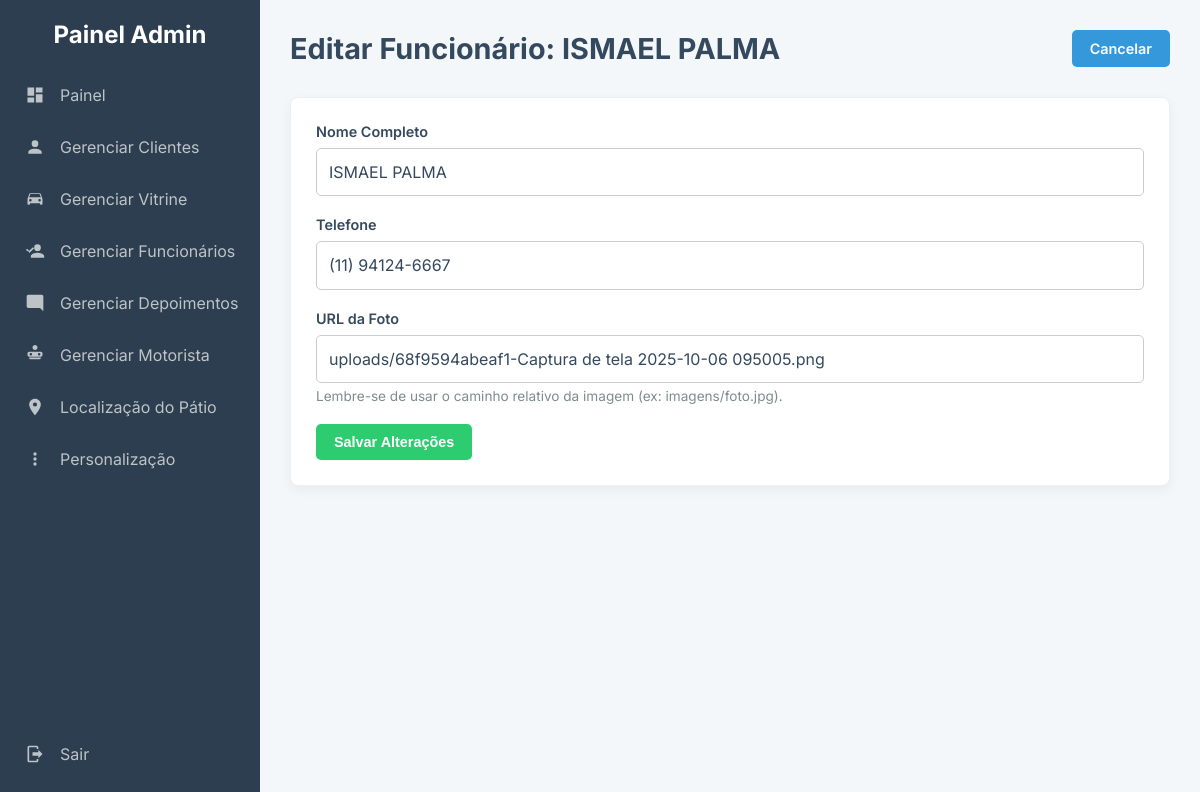
The page /admin/editar_funcionario.php?id=1 (signed in) on the database its author committed.
### tables this page shows
CREATE TABLE `funcionarios` (
  `id` int(11) NOT NULL,
  `nome` varchar(255) NOT NULL,
  `telefone` varchar(50) DEFAULT NULL,
  `foto_url` varchar(255) DEFAULT NULL
);

### admin/editar_funcionario.php (the view, shortened to what this page needs)
<?php
require_once 'db.php';
$id_funcionario = $_GET['id'];
include 'admin_header.php';
$stmt_busca = $conexao->prepare("SELECT * FROM funcionarios WHERE id = ?");
$stmt_busca->bind_param("i", $id_funcionario);
$stmt_busca->execute();
$funcionario = $stmt_busca->get_result()->fetch_assoc();
?>
<head>
</head>
<div class="page-header">
    <h1>Editar Funcionário: <?php echo htmlspecialchars($funcionario['nome']); ?></h1>
    <a href="gerenciar_funcionarios.php" class="btn btn-primary">Cancelar</a>
</div>
<div class="card">
    <form action="editar_funcionario.php?id=<?php echo $id_funcionario; ?>" method="POST">
        <div class="form-group">
            <label for="nome">Nome Completo</label>
            <input type="text" id="nome" name="nome" value="<?php echo htmlspecialchars($funcionario['nome']); ?>" required>
        </div>
        <div class="form-group">
            <label for="telefone">Telefone</label>
            <input type="text" id="telefone" name="telefone" value="<?php echo htmlspecialchars($funcionario['telefone']); ?>" placeholder="(11) 98765-4321">
        </div>
        <div class="form-group">
            <label for="foto_url">URL da Foto</label>
            <input type="text" id="foto_url" name="foto_url" value="<?php echo htmlspecialchars($funcionario['foto_url']); ?>" placeholder="imagens/nome-do-arquivo.jpg">
            <small>Lembre-se de usar o caminho relativo da imagem (ex: imagens/foto.jpg).</small>
        </div>
        <button type="submit" class="btn btn-success">Salvar Alterações</button>
    </form>
</div>
<?php include 'admin_footer.php'; ?>

### admin/css/admin_style.css (style rules this page uses)
:root { --sidebar-bg: #2c3e50; --content-bg: #f4f7f9; --card-bg: #ffffff; --primary-color: #3498db; --success-color: #2ecc71; --danger-color: #e74c3c; --warning-color: #f39c12; --text-primary: #34495e; --text-secondary: #7f8c8d; --border-color: #ecf0f1; }
* { box-sizing: border-box; margin: 0; padding: 0; }
body { font-family: 'Inter', sans-serif; background-color: var(--content-bg); color: var(--text-primary); font-size: 16px; }
.card { background-color: var(--card-bg); padding: 25px; border-radius: 8px; box-shadow: 0 4px 12px rgba(0,0,0,0.05); border: 1px solid var(--border-color); margin-bottom: 30px; }
.page-header { display: flex; justify-content: space-between; align-items: center; margin-bottom: 30px; flex-wrap: wrap; gap: 15px; }
.page-header h1 { font-size: 1.8em; color: var(--text-primary); margin: 0; }
.btn { padding: 10px 18px; border: none; border-radius: 5px; font-size: 0.9em; font-weight: 600; text-decoration: none; cursor: pointer; color: #fff; display: inline-block; text-align: center; transition: background-color 0.2s, transform 0.1s; white-space: nowrap; }
.btn-primary { background-color: var(--primary-color); }
.btn-success { background-color: var(--success-color); }
.form-group { margin-bottom: 20px; }
.form-group label { display: block; font-weight: 600; margin-bottom: 8px; font-size: 0.9em; color: var(--text-primary); }
.form-group input[type="text"], .form-group input[type="password"], .form-group input[type="email"], .form-group input[type="number"], .form-group input[type="date"], .form-group textarea { width: 100%; padding: 12px; border: 1px solid #ccc; border-radius: 5px; font-size: 1em; font-family: inherit; line-height: 1.4; background-color: #fff; color: var(--text-primary); box-sizing: border-box; }
.form-group small { display: block; margin-top: 5px; font-size: 0.85em; color: var(--text-secondary); }

### rows shown on the page
funcionarios: nome "ISMAEL PALMA", telefone "(11) 94124-6667", foto_url "uploads/68f9594abeaf1-Captura de tela 2025-10-06 095005.png"
